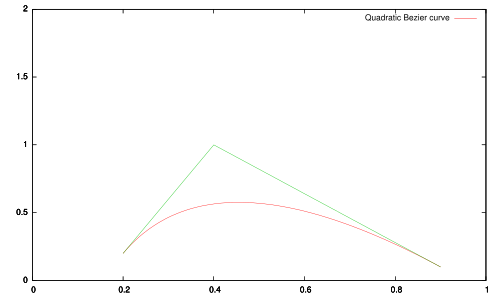

Recreate this plot in gnuplot.
set terminal pdf
set xrange [0:1]
set yrange [0:2]
set parametric
set multiplot
B1(x) = 1-2*x+x**2
B2(x) = (x-x**2)*2
B3(x) = x**2
p1x = .2; p1y = .2
p2x = .4; p2y = 1
p3x = .9; p3y = .1
plot [t=0:1] p1x*B1(t)+p2x*B2(t)+p3x*B3(t), \
             p1y*B1(t)+p2y*B2(t)+p3y*B3(t) \
     title "Quadratic Bezier curve"
set style function lines
plot [t=0:1] t*p2x+(1-t)*p1x,t*p2y+(1-t)*p1y title "" with lines 2
plot [t=0:1] t*p3x+(1-t)*p2x,t*p3y+(1-t)*p2y title "" with lines 2
